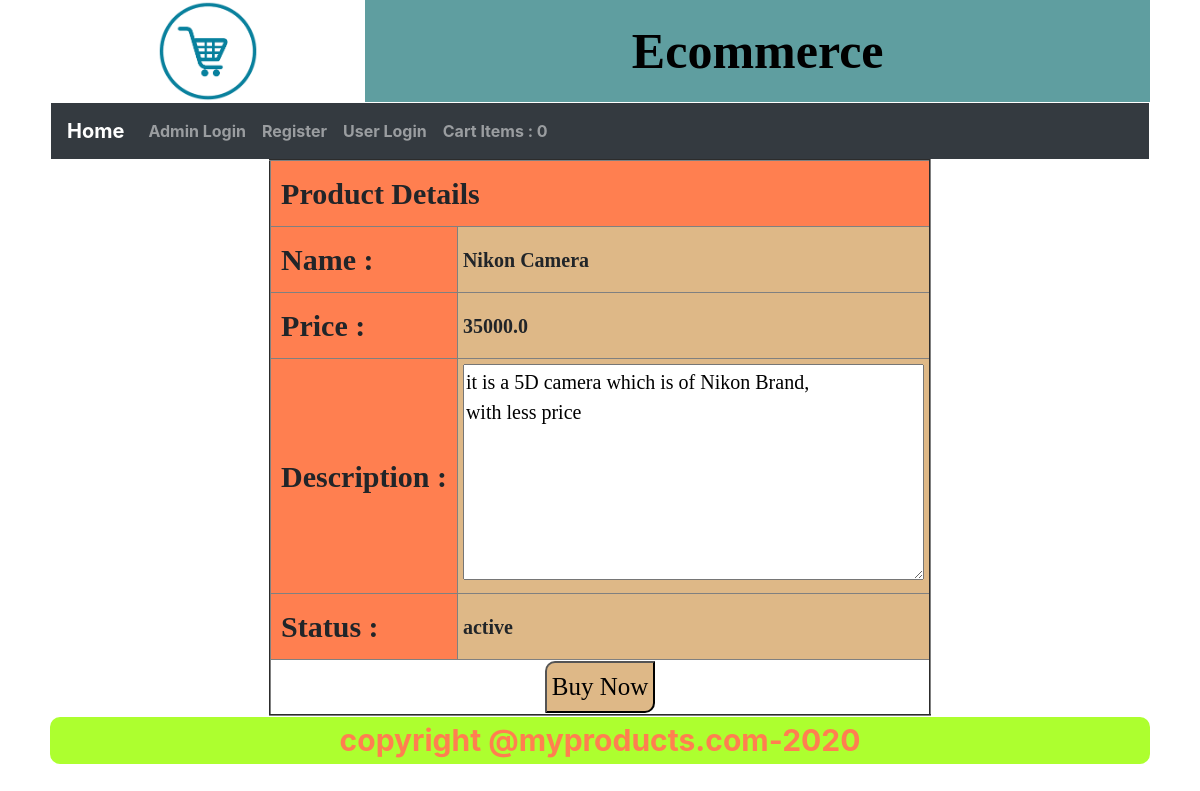
Page /productdetails/?idno=5 on the committed database.
### e_mall/models.py (models this page shows)
class Products(models.Model):
    no=models.AutoField(primary_key=True)
    name=models.CharField(max_length=100,unique=True)
    price=models.FloatField()
    quantity=models.IntegerField()
    description=models.CharField(max_length=5000)
    photo=models.ImageField(upload_to="product_images/")
    pdate=models.DateField(auto_now_add=True)
    status=models.CharField(max_length=100)

### e_mall/views.py (the view)
# urls.py: path('productdetails/',views.productdetails,name="productdetails"),
def productdetails(request):
    idno=request.GET.get("idno")
    pr=Products.objects.filter(no=idno)
    return render(request,"productdetails.html",{"details":pr})

### templates/productdetails.html
{% extends 'common.html' %}
{% block content %}
    {% include 'main_menu.html' %}
        <table align="center" border="2">
            <tr><th colspan="2" class="th_title">Product Details</th></tr>
            {% for data in details %}
            <tr>
                <th class="th_title">Name : </th><th class="th_data">{{ data.name }}</th>
            </tr>
                <tr>
                <th class="th_title">Price : </th><th class="th_data">{{ data.price }}</th>
            </tr>
                <tr>
                <th class="th_title">Description : </th><th class="th_data"><textarea rows="7" cols="40" readonly>{{ data.description }}</textarea></th>
            </tr>
                <tr>
                <th class="th_title">Status : </th><th class="th_data">{{ data.status }}</th>
            </tr>
                <tr><th colspan="2" style="text-align: center">
                    <a href="{% url 'buyproduct' %}?idno={{ data.no }}"><button class="cart_button">Buy Now</button></a>
                </th></tr>
        {% endfor %}
        </table>
{% endblock %}

### static/css/style.css (style rules this page uses)
a { text-decoration: none; }
.th_title { background-color: coral; font-family: "Agency FB"; font-size: 30px; padding: 10px; }
.th_data { background-color: burlywood; font-family: "Agency FB"; font-size: 20px; padding: 5px; }
.cart_button { background-color:burlywood; font-family: "Agency FB"; font-size: 25px; padding: 5px; border-radius: 10px 0px 10px 0px; }

### rows in the picture
Products: name "Nikon Camera", price "35000.0", description "it is a 5D camera which is of Nikon Brand, with less price", status "active"

### other values in the picture
{{ 0 }} "0"
